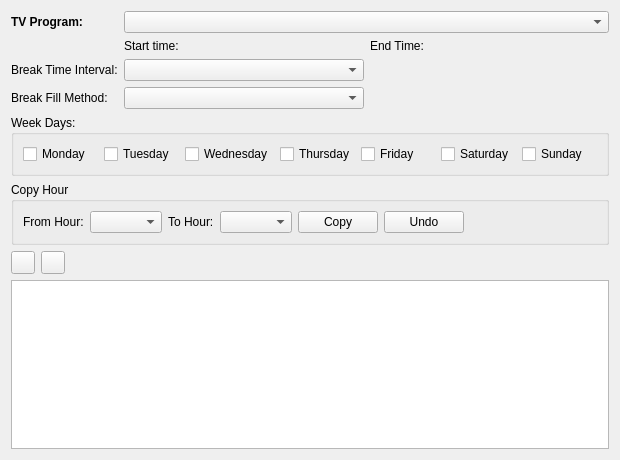
<?xml version="1.0" encoding="UTF-8"?>
<ui version="4.0">
 <class>BreakLayoutForm</class>
 <widget class="QWidget" name="BreakLayoutForm">
  <property name="geometry">
   <rect>
    <x>0</x>
    <y>0</y>
    <width>620</width>
    <height>460</height>
   </rect>
  </property>
  <property name="sizePolicy">
   <sizepolicy hsizetype="Preferred" vsizetype="Preferred">
    <horstretch>0</horstretch>
    <verstretch>1</verstretch>
   </sizepolicy>
  </property>
  <property name="minimumSize">
   <size>
    <width>620</width>
    <height>460</height>
   </size>
  </property>
  <property name="maximumSize">
   <size>
    <width>700</width>
    <height>500</height>
   </size>
  </property>
  <property name="windowTitle">
   <string>Form</string>
  </property>
  <layout class="QVBoxLayout" name="verticalLayout">
   <item>
    <layout class="QGridLayout" name="gridLayout" rowstretch="0,0,0,0" columnstretch="0,1,1" rowminimumheight="0,0,0,0">
     <item row="2" column="1">
      <widget class="QComboBox" name="cbTimeInterval"/>
     </item>
     <item row="3" column="0">
      <widget class="QLabel" name="label_6">
       <property name="text">
        <string>Break Fill Method:</string>
       </property>
      </widget>
     </item>
     <item row="0" column="0">
      <widget class="QLabel" name="label">
       <property name="font">
        <font>
         <bold>true</bold>
        </font>
       </property>
       <property name="text">
        <string>TV Program:</string>
       </property>
      </widget>
     </item>
     <item row="2" column="2">
      <widget class="QLabel" name="label_3">
       <property name="text">
        <string/>
       </property>
      </widget>
     </item>
     <item row="2" column="0">
      <widget class="QLabel" name="label_2">
       <property name="text">
        <string>Break Time Interval:</string>
       </property>
      </widget>
     </item>
     <item row="0" column="1" colspan="2">
      <widget class="QComboBox" name="cbProgram"/>
     </item>
     <item row="3" column="1">
      <widget class="QComboBox" name="cbBreakFillMethod"/>
     </item>
     <item row="1" column="2">
      <widget class="QLabel" name="lblEndTime">
       <property name="text">
        <string>End Time:</string>
       </property>
      </widget>
     </item>
     <item row="1" column="1">
      <widget class="QLabel" name="lblStartTime">
       <property name="text">
        <string>Start time:</string>
       </property>
      </widget>
     </item>
    </layout>
   </item>
   <item>
    <widget class="QGroupBox" name="groupBox">
     <property name="title">
      <string>Week Days:</string>
     </property>
     <layout class="QHBoxLayout" name="horizontalLayout">
      <item>
       <widget class="QCheckBox" name="cbMon">
        <property name="text">
         <string>Monday</string>
        </property>
        <property name="checkable">
         <bool>true</bool>
        </property>
       </widget>
      </item>
      <item>
       <widget class="QCheckBox" name="cbTue">
        <property name="text">
         <string>Tuesday</string>
        </property>
       </widget>
      </item>
      <item>
       <widget class="QCheckBox" name="cbWed">
        <property name="text">
         <string>Wednesday</string>
        </property>
       </widget>
      </item>
      <item>
       <widget class="QCheckBox" name="cbThu">
        <property name="text">
         <string>Thursday</string>
        </property>
       </widget>
      </item>
      <item>
       <widget class="QCheckBox" name="cbFri">
        <property name="text">
         <string>Friday</string>
        </property>
       </widget>
      </item>
      <item>
       <widget class="QCheckBox" name="cbSat">
        <property name="text">
         <string>Saturday</string>
        </property>
       </widget>
      </item>
      <item>
       <widget class="QCheckBox" name="cbSun">
        <property name="text">
         <string>Sunday</string>
        </property>
        <property name="checkable">
         <bool>true</bool>
        </property>
       </widget>
      </item>
     </layout>
    </widget>
   </item>
   <item>
    <widget class="QGroupBox" name="gbCopy">
     <property name="title">
      <string>Copy Hour</string>
     </property>
     <layout class="QGridLayout" name="gridLayout_2">
      <property name="rightMargin">
       <number>9</number>
      </property>
      <item row="0" column="5">
       <widget class="QPushButton" name="btnUndo">
        <property name="text">
         <string>Undo</string>
        </property>
       </widget>
      </item>
      <item row="0" column="0">
       <widget class="QLabel" name="label_4">
        <property name="text">
         <string>From Hour:</string>
        </property>
       </widget>
      </item>
      <item row="0" column="3">
       <widget class="QComboBox" name="cbToHour"/>
      </item>
      <item row="0" column="1">
       <widget class="QComboBox" name="cbFromHour"/>
      </item>
      <item row="0" column="2">
       <widget class="QLabel" name="label_5">
        <property name="text">
         <string>To Hour:</string>
        </property>
       </widget>
      </item>
      <item row="0" column="4">
       <widget class="QPushButton" name="btnCopy">
        <property name="text">
         <string>Copy</string>
        </property>
       </widget>
      </item>
      <item row="0" column="6">
       <spacer name="horizontalSpacer">
        <property name="orientation">
         <enum>Qt::Horizontal</enum>
        </property>
        <property name="sizeHint" stdset="0">
         <size>
          <width>40</width>
          <height>20</height>
         </size>
        </property>
       </spacer>
      </item>
     </layout>
    </widget>
   </item>
   <item>
    <layout class="QHBoxLayout" name="horizontalLayout_2">
     <item>
      <widget class="QToolButton" name="tbInsert">
       <property name="text">
        <string/>
       </property>
      </widget>
     </item>
     <item>
      <widget class="QToolButton" name="tbDelete">
       <property name="text">
        <string/>
       </property>
      </widget>
     </item>
     <item>
      <spacer name="horizontalSpacer_2">
       <property name="orientation">
        <enum>Qt::Horizontal</enum>
       </property>
       <property name="sizeHint" stdset="0">
        <size>
         <width>40</width>
         <height>20</height>
        </size>
       </property>
      </spacer>
     </item>
    </layout>
   </item>
   <item>
    <widget class="QTableView" name="tvBreakLayoutLine">
     <property name="selectionMode">
      <enum>QAbstractItemView::SingleSelection</enum>
     </property>
     <property name="selectionBehavior">
      <enum>QAbstractItemView::SelectRows</enum>
     </property>
    </widget>
   </item>
  </layout>
 </widget>
 <resources/>
 <connections/>
</ui>
